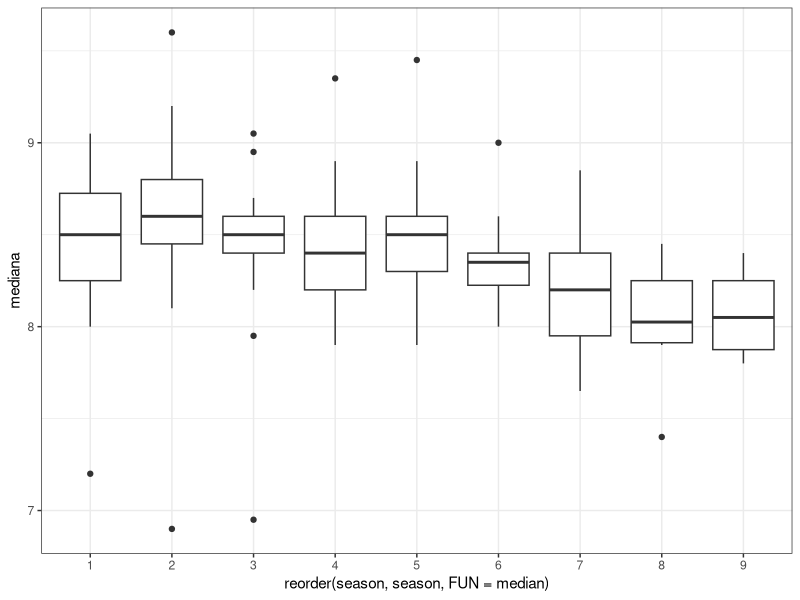

The R source for this figure: (Note: this script raises an error after producing the figure.)
## ---- chunk 1
knitr::opts_chunk$set(echo = TRUE)
library("dplyr")
library("tidyr")
library("ggplot2")
library("readr")
## ---- chunk 2
dados = read_csv("series_from_imdb.csv")
## ---- chunk 3
series_median <- 
  dados %>%
  group_by(series_name, season) %>%
  summarise(mediana=median(UserRating))

series_median %>%
  ggplot(aes(x=reorder(season, season, FUN=median), y=mediana)) + theme_bw() +
  geom_boxplot() 

seasons_median <-
  medianas %>%
  group_by(season) %>%
  summarise(mediana=median(mediana))

seasons_median %>%
  ggplot(aes(x=season, y=mediana)) + theme_bw() +
  geom_line() 
